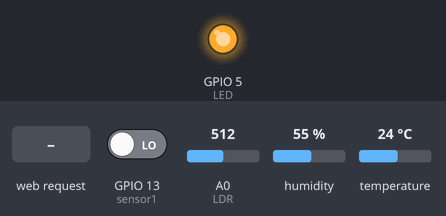
Bench run of a sketch on a simulated ESP8266 (NodeMCU). On the bench: output pins drawn as LEDs (lit = HIGH). The test bench sets the inputs (shaded band); at power-on: GPIO 13 (sensor1) LOW, A0 (LDR) = 512, humidity 55 %, temperature 24 °C. WiFi joins after 1.5 s; servers stay silent unless stated; what the sketch prints to the serial monitor is not drawn.

Above: at 6.2 s.
6.3 s: HTTP request GET /fan/0 received
At 6.7 s:
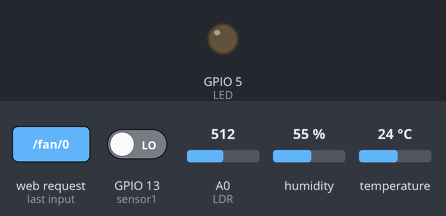
9.3 s: HTTP request GET /fan/1 received
At 10.1 s:
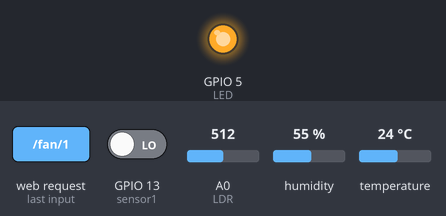
Timing chart, 0 to 12.3 s (numbered marks = the images above; inputs shaded):
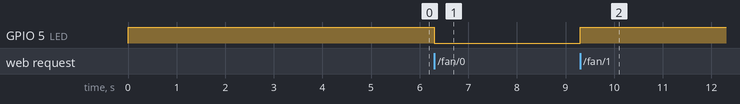

The sketch:

ESP8266_0.ino
```cpp
// Including the ESP8266 WiFi library
#include <ESP8266WiFi.h>
#include <ESP8266WebServer.h>
#include "DHT.h"


#define LED0 2

#define LED 5
// Uncomment one of the lines below for whatever DHT sensor type you're using!
//#define DHTTYPE DHtemp1   // DHT 11
//#define DHTTYPE DHT21   // DHT 21 (AM2301)
#define DHTTYPE DHT22   // DHT 22  (AM2302), AM2321

// Replace with your network details
const char* ssid = "ubutu-wifi";
const char* password = "ubuntuwifi";

long pirdata;
int count = 0;
// Web Server on port 80
ESP8266WebServer server(80);

// DHT Sensor
const int DHTPin1 = 4;

float temp;
float pretemp = 0;
////LLLLLLLLLLLLLLLDDDDDDDDDDDDDDDDDDDDDDDDRRRRRRRRRRRRRRRRRRRRRRRRRRRRR
const int LDR = A0; // Defining LDR PIN
int ldrdata = 0;  // Varible to store Input values
////LLLLLLLLLLLLLLLDDDDDDDDDDDDDDDDDDDDDDDRRRRRRRRRRRRRRRRRRRRRRRRRRRRR


// Initialize DHT sensor.
DHT dht1(DHTPin1, DHTTYPE);


// Temporary variables
static char celsiusTemp1[7];
static char fahrenheitTemp1[7];
static char humidityTemp1[7];


int sensor1 = 13;
int countemp = 0;
int total1= 0;

//void setup() {

//}

void CheckWiFiConnectivity()
  {
    while(WiFi.status() != WL_CONNECTED)
    {
      for(int i=0; i < 10; i++)
      {
        digitalWrite(LED0, !HIGH);
        delay(250);
        digitalWrite(LED0, !LOW);
        delay(250);
        Serial.print(".");
      }
      Serial.println("");
    }
  }

//handles server request and responses

void ontwo(){
  digitalWrite(LED,LOW);
  String s = "true";
  s = "{\"fans\" : true}";
  server.send(200, "text/plain", s);
}

void offtwo(){
  digitalWrite(LED,HIGH);
  String s = "false";
  s = "{\"fans\" : false}";
  server.send(200, "text/plain", s);
}


void handleRoot() {
  String s = "you did not input anything";
  server.send(200, "text/plain", s);
}

void pir_data(){
  String  s = String("\"pir\":") + String(count) +String("}");;
  server.send(200, "text/plain", s);
}

void query(){
  int stat = digitalRead(LED);
  //Serial.println(stat);
  String s;
  if(stat == 0)
    s = "{\"fans\" : true,";
  else if(stat == 1)
    s = "{\"fans\" : false,";

  s += String("\"location_id\": \"Room #5040 CC-3\"") + String(",");
  s += String("\"temperature\":") + String(temp) +String("}");
  server.send(200,"text/plain",s);

}

// only runs once on boot
void setup() {
  // Initializing serial port for debugging
  pinMode(sensor1, INPUT); // declare sensor as input
  pinMode(LED, OUTPUT);
  Serial.begin(115200);
  delay(10);

  digitalWrite(LED,HIGH);
  dht1.begin();

  // Connecting to WiFi network
  if(WiFi.status() == WL_CONNECTED)
    {
      WiFi.disconnect();
      WiFi.mode(WIFI_OFF);
      delay(50);
    }
  WiFi.begin("ubuntu-wifi", "ubuntuwifi");      // The SSID That We Want To Connect To

  // Printing Message For User That Connetion Is On Process ---------------
  Serial.println("!--- Connecting To " + WiFi.SSID() + " ---!");

  // WiFi Connectivity ----------------------------------------------------
  CheckWiFiConnectivity();
  Serial.println("connected to pepsimaster");
  Serial.println(WiFi.localIP());
  server.on("/", handleRoot);
  server.on("/fan/0",ontwo);
  server.on("/fan/1",offtwo);
  server.on("/query",query);
  server.on("/pirdata",pir_data);
  server.begin();
  Serial.println("HTTP server started");
}

// runs over and over again
void loop() {

  // Read temperature as Celsius (the default)
  temp = dht1.readTemperature();

  if (!isnan(temp))
    pretemp = temp;

  // Check if any reads failed and exit early (to try again).
  if (isnan(temp)) {
    temp = pretemp;
    Serial.println("Failed to read from DHT sensorrrrrrrrrrrrrrrrrrrrrrrrrrrrrrrrrrrrrrrrrrrrrrrr!");

  }
  else{

    // You can delete the following Serial.print's, it's just for debugging purposes
    Serial.print("Temperature: ");
    Serial.print(temp);
    Serial.println(" *C ");


  }
////LLLLLLLLLLLLLLLDDDDDDDDDDDDDDDDDDDDDDDDRRRRRRRRRRRRRRRRRRRRRRRRRRRRR
  ldrdata = analogRead(LDR);      // Reading Input
  Serial.print("LDR value is : " );
  Serial.println(ldrdata);
////LLLLLLLLLLLLLLLDDDDDDDDDDDDDDDDDDDDDDDRRRRRRRRRRRRRRRRRRRRRRRRRRRRR


  pirdata = digitalRead(sensor1);

  if(pirdata == HIGH){
    count++;
    Serial.println("Motion detected11111111111111111111!");
  }
  else {
    Serial.println("Motion absent!");
  }
  //delay(1000);
  server.handleClient();
}
```

Measured:
- after the input at 6.3 s, GPIO 5 (LED): HIGH → LOW at once
- after the input at 9.3 s, GPIO 5 (LED): LOW → HIGH at once
